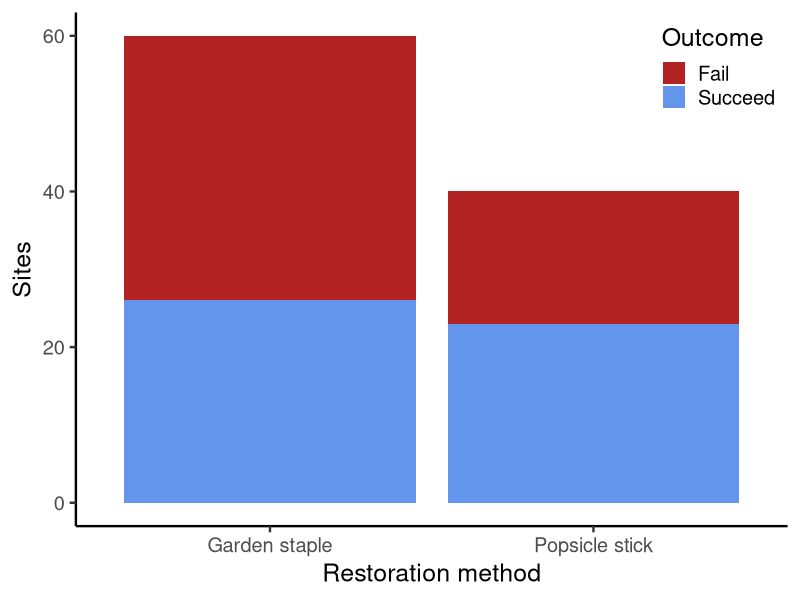
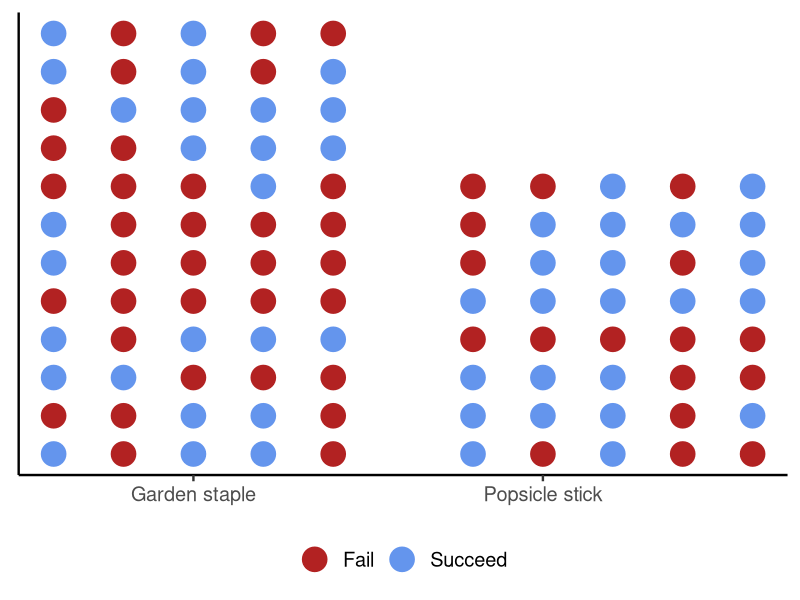
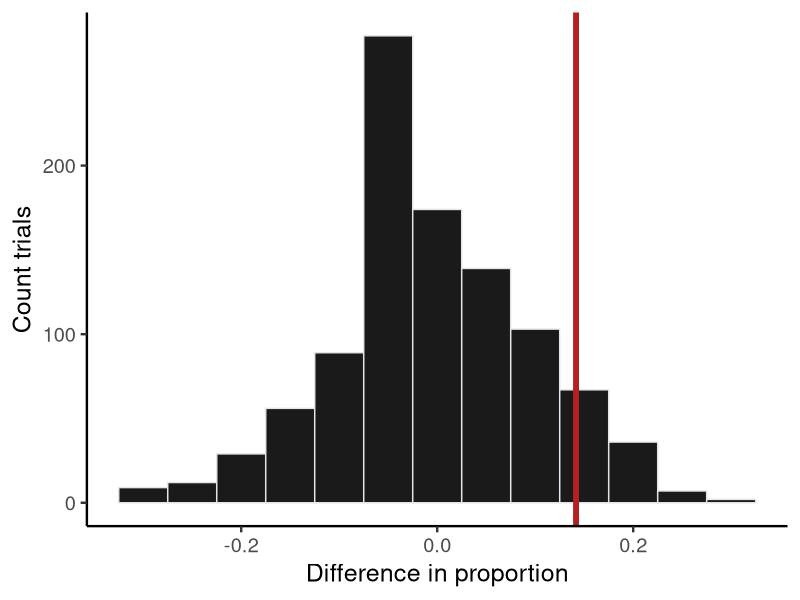
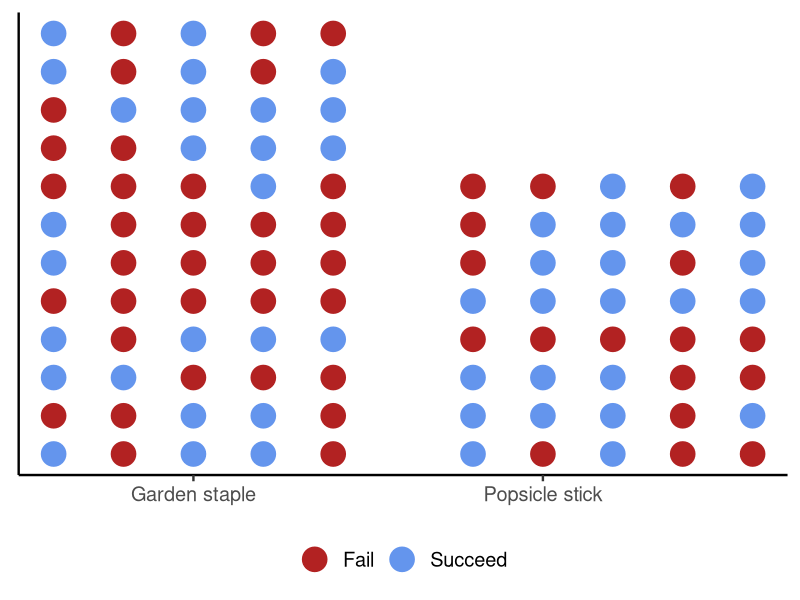
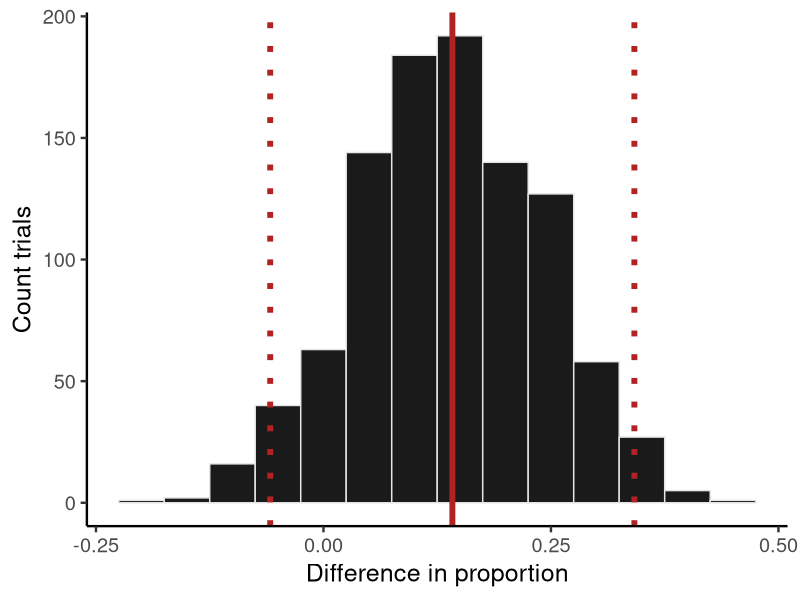
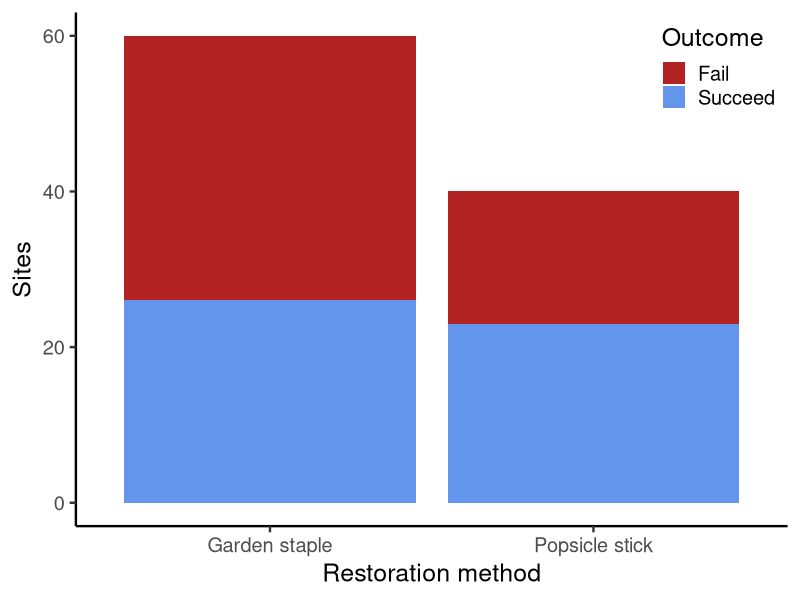
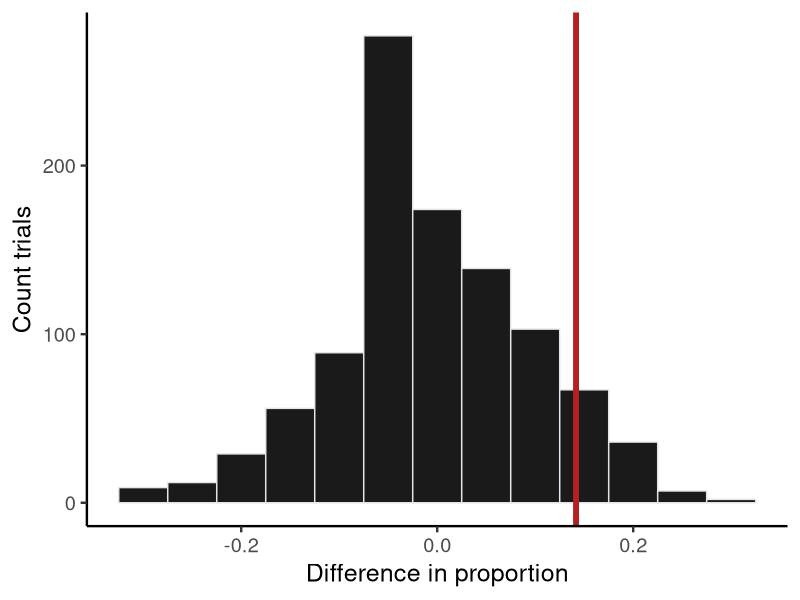
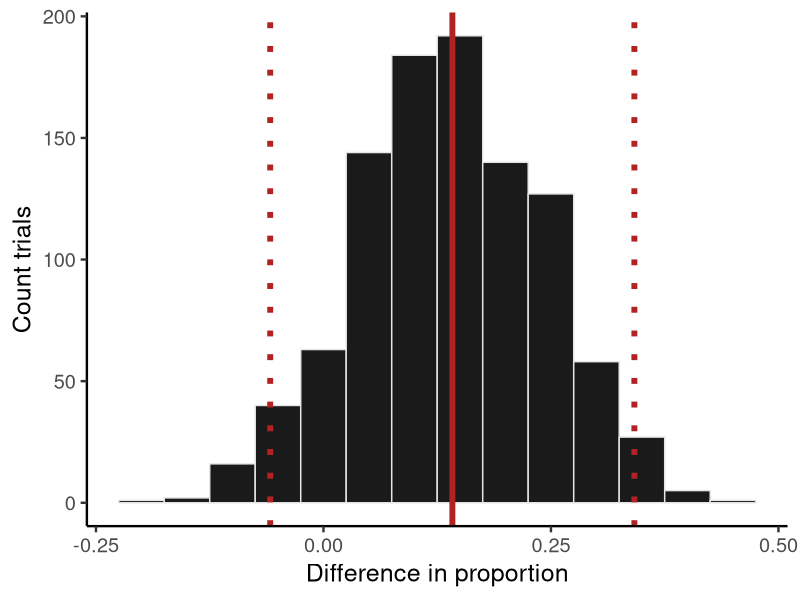

Here is the R script that generated these plots, in order:
library(tidyverse)
theme_set(theme_classic(18))
set.seed(123)

restoration_n <- 100
restoration <- tibble(
  plot_id = 1:restoration_n,
  treatment = sample(c("Garden staple", "Popsicle stick"), 
                     size = restoration_n, 
                     replace = TRUE,
                     prob = c(0.6, 0.4)),
  success = rbinom(restoration_n, 
                   size = 1, 
                   p = ifelse(treatment == "Garden staple", 0.42, 0.55)),
  shoot_density_m2 = rgamma(restoration_n, 
                            shape = ifelse(treatment == "Garden staple", 4, 5), 
                            rate = 0.05),
  success_fct = factor(success, labels = c("Fail", "Succeed"))
)
summary(lm(success ~ treatment, restoration))
summary(lm(shoot_density_m2 ~ treatment, restoration))
ggplot(restoration, aes(treatment, fill = success_fct)) +
  geom_bar() +
  scale_fill_manual(values = c("firebrick", "cornflowerblue")) +
  labs(x = "Restoration method",
       y = "Sites",
       fill = "Outcome") +
  theme(legend.position = "inside",
        legend.position.inside = c(1, 1),
        legend.justification = c(1, 1))
ggsave("course-materials/lecture-slides/scratch/week4/restoration.png",
       height = 5,
       width = 5,
       units = "in",
       dpi = 300)

restoration %>% 
  group_by(treatment) %>% 
  summarize(n_success = sum(success),
            n_fail = sum(1 - success),
            prop_success = mean(success))

grid_width <- 5
restoration_grid <- restoration %>% 
  group_by(treatment) %>% 
  mutate(i = row_number() - 1,
         x = i %% grid_width,
         y = i %/% grid_width) %>% 
  ungroup() %>% 
  mutate(x = ifelse(treatment == "Popsicle stick", x + grid_width + 1, x))
ggplot(restoration_grid, aes(x, y, color = success_fct)) +
  geom_point(size = 8) +
  scale_color_manual(values = c("firebrick", "cornflowerblue")) +
  scale_x_continuous(breaks = c((grid_width - 1) / 2, (grid_width - 1) / 2 + grid_width),
                     labels = c("Garden staple", "Popsicle stick")) +
  theme(legend.position = "bottom",
        legend.title = element_blank(),
        axis.ticks.y = element_blank(),
        axis.title = element_blank(),
        axis.text.y = element_blank())

library(gganimate)
restoration_shuffle <- map(1:1000, \(t) {
  restoration_grid %>% 
    mutate(treatment = sample(treatment, size = nrow(.))) %>% 
    group_by(treatment) %>% 
    mutate(i = row_number() - 1,
           x = i %% grid_width,
           y = i %/% grid_width) %>% 
    ungroup() %>% 
    mutate(x = ifelse(treatment == "Popsicle stick", x + grid_width + 1, x),
           trial = t)
}) %>% 
  list_rbind()
p1 <- ggplot(filter(restoration_shuffle, trial <= 10), 
             aes(x, y, color = success_fct)) +
  geom_point(size = 10) +
  scale_color_manual(values = c("firebrick", "cornflowerblue")) +
  scale_x_continuous(breaks = c((grid_width - 1) / 2,
                                (grid_width - 1) / 2 + grid_width + 1),
                     labels = c("Garden staple", "Popsicle stick")) +
  theme(legend.position = "bottom",
        legend.title = element_blank(),
        axis.ticks.y = element_blank(),
        axis.title = element_blank(),
        axis.text.y = element_blank()) +
  transition_states(
    trial,
    transition_length = 2,
    state_length = 1
  ) +
  enter_fade() +
  exit_shrink() +
  ease_aes("sine-in-out") +
  labs(title = "Shuffle {closest_state}")
p2 <- ggplot(filter(restoration_shuffle, trial <= 10), 
             aes(treatment, fill = success_fct)) +
  geom_bar() +
  scale_fill_manual(values = c("firebrick", "cornflowerblue")) +
  labs(x = "Restoration method",
       y = "Sites",
       fill = "Outcome") +
  theme(legend.position = "bottom",
        legend.title = element_blank()) +
  transition_states(
    trial,
    transition_length = 2,
    state_length = 1
  ) +
  enter_fade() +
  exit_shrink() +
  ease_aes("sine-in-out") +
  labs(title = "Shuffle {closest_state}")
anim_save("shuffle1.gif",
          animate(p1, nframes = 100, fps = 10),
          path = here::here("course-materials/lecture-slides/scratch/week4/"))
anim_save("shuffle2.gif",
          animate(p2, nframes = 100, fps = 10),
          path = here::here("course-materials/lecture-slides/scratch/week4/"))

restoration_null <- restoration_shuffle %>% 
  group_by(trial, treatment) %>% 
  summarize(prop_succeess = mean(success), .groups = "drop_last") %>% 
  summarize(diff_prop = prop_succeess[2] - prop_succeess[1])
restoration_observed <- restoration %>% 
  group_by(treatment) %>% 
  summarize(prop_succeess = mean(success), .groups = "drop") %>% 
  summarize(diff_prop = prop_succeess[2] - prop_succeess[1]) %>% 
  pull(diff_prop)
ggplot(restoration_null, aes(diff_prop)) +
  geom_histogram(binwidth = 0.05, 
                 color = "grey90", 
                 fill = "grey10") +
  geom_vline(xintercept = restoration_observed, color = "firebrick", linewidth = 2) +
  labs(x = "Difference in proportion",
       y = "Count trials")
ggsave("course-materials/lecture-slides/scratch/week4/diff_prop_dist.png",
       height = 5,
       width = 5,
       units = "in",
       dpi = 300)  
restoration_p <- mean(restoration_null$diff_prop > restoration_observed)

# Bootstrapping
restoration %>% 
  group_by(treatment) %>% 
  mutate(success = sample(success, replace = TRUE)) %>% 
  summarize(prop_success = mean(success)) %>% 
  summarize(diff_prop = prop_success[2] - prop_success[1])


ggplot(restoration_grid, aes(x, y, color = success_fct)) +
  geom_point(size = 8) +
  scale_color_manual(values = c("firebrick", "cornflowerblue")) +
  scale_x_continuous(breaks = c((grid_width - 1) / 2, (grid_width - 1) / 2 + grid_width),
                     labels = c("Garden staple", "Popsicle stick")) +
  theme(legend.position = "bottom",
        legend.title = element_blank(),
        axis.ticks.y = element_blank(),
        axis.title = element_blank(),
        axis.text.y = element_blank())

restoration_boot <- map(1:1000, \(t) {
  restoration %>% 
    group_by(treatment) %>% 
    mutate(plot_id = sample(plot_id, replace = TRUE),
           success = map_int(plot_id, \(id) restoration$success[restoration$plot_id == id]),
           success_fct = factor(success, labels = c("Fail", "Succeed")),
           i = row_number() - 1,
           x = i %% grid_width,
           y = i %/% grid_width) %>% 
    ungroup() %>% 
    mutate(x = ifelse(treatment == "Popsicle stick", x + grid_width + 1, x),
           trial = t)
}) %>% 
  list_rbind()

p3 <- ggplot(filter(restoration_boot, trial <= 10), 
             aes(x, y, group = plot_id, color = success_fct)) +
  geom_point(size = 8) +
  scale_color_manual(values = c("firebrick", "cornflowerblue")) +
  scale_x_continuous(breaks = c((grid_width - 1) / 2, 
                                (grid_width - 1) / 2 + grid_width + 1),
                     labels = c("Garden staple", "Popsicle stick")) +
  theme(legend.position = "bottom",
        legend.title = element_blank(),
        axis.ticks.y = element_blank(),
        axis.title = element_blank(),
        axis.text.y = element_blank()) +
  transition_states(
    trial,
    transition_length = 2,
    state_length = 1
  ) +
  enter_fade() +
  exit_shrink() +
  ease_aes("sine-in-out") +
  labs(title = "Shuffle {closest_state}")

anim_save("boot1.gif",
          animate(p3, nframes = 100, fps = 10),
          path = here::here("course-materials/lecture-slides/scratch/week4/"))

p4 <- ggplot(filter(restoration_boot, trial <= 10), 
             aes(treatment, fill = success_fct)) +
  geom_bar() +
  scale_fill_manual(values = c("firebrick", "cornflowerblue")) +
  labs(x = "Restoration method",
       y = "Sites",
       fill = "Outcome") +
  theme(legend.position = "inside",
        legend.position.inside = c(1, 1),
        legend.justification = c(1, 1)) +
  transition_states(
    trial,
    transition_length = 2,
    state_length = 1
  ) +
  enter_fade() +
  exit_shrink() +
  ease_aes("sine-in-out") +
  labs(title = "Shuffle {closest_state}")

anim_save("boot2.gif",
          animate(p4, nframes = 100, fps = 10),
          path = here::here("course-materials/lecture-slides/scratch/week4/"))

diff_prop_boot <- restoration_boot %>% 
  group_by(trial, treatment) %>% 
  summarize(prop_success = mean(success),
            .groups = "drop_last") %>% 
  summarize(diff_prop = prop_success[2] - prop_success[1])
ggplot(diff_prop_boot, aes(diff_prop)) +
  geom_histogram(binwidth = 0.05, 
                 color = "grey90", 
                 fill = "grey10") +
  geom_vline(xintercept = restoration_observed, color = "firebrick", linewidth = 2) +
  geom_vline(xintercept = quantile(diff_prop_boot$diff_prop, c(0.025, 0.975)), 
             color = "firebrick", 
             linewidth = 2,
             linetype = "dotted") +
  labs(x = "Difference in proportion",
       y = "Count trials")

ggsave("course-materials/lecture-slides/scratch/week4/diff_prop_boot.png",
       height = 5,
       width = 5,
       units = "in",
       dpi = 300)
